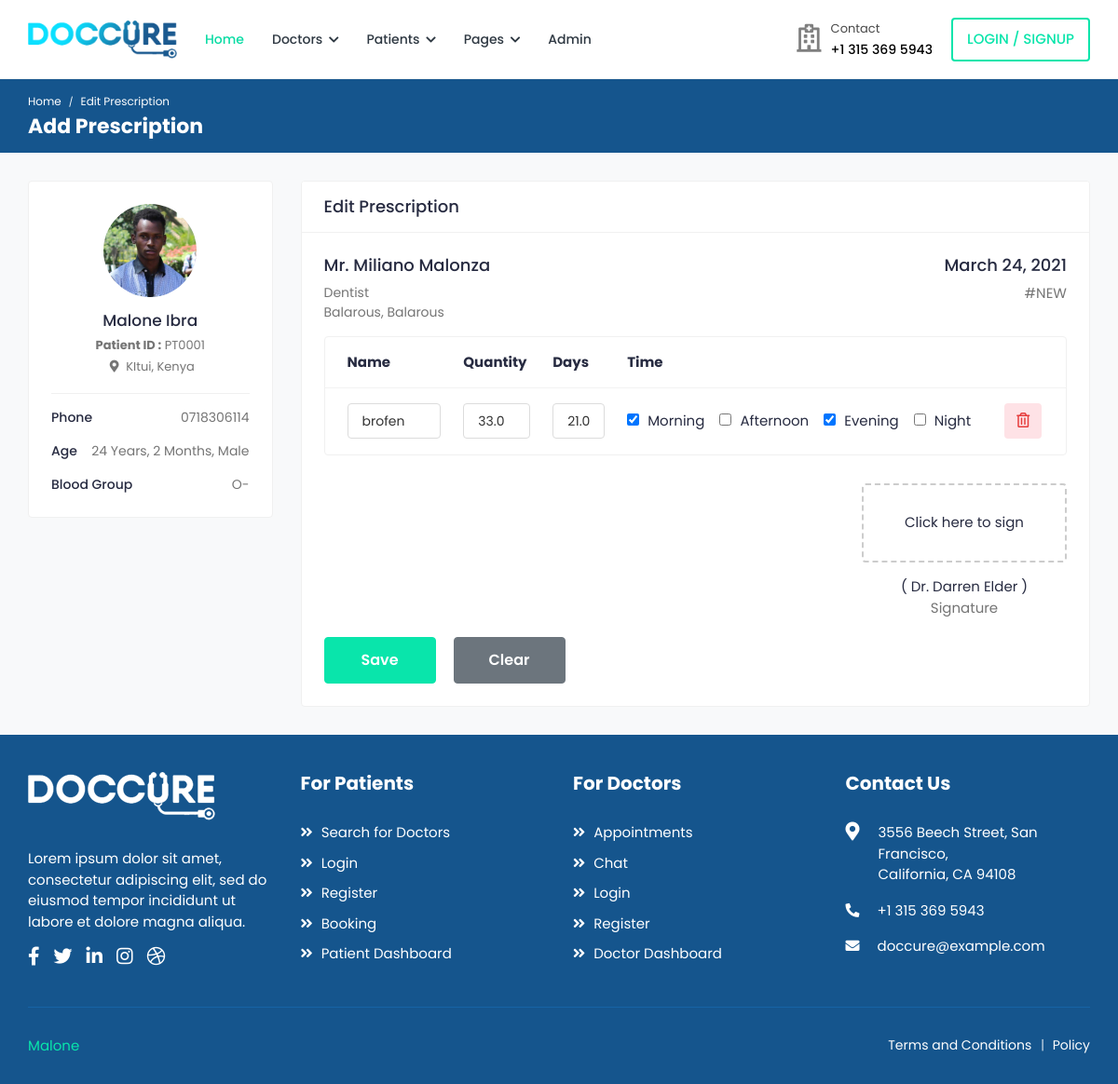
The page /doctors/edit-prescription/1/brofen/2/ (signed in) on the database its author committed.
### patients/models.py (models this page shows)
class Patient(models.Model):
	user = models.OneToOneField(User, on_delete=models.CASCADE)
	image = models.ImageField('Profile Image', upload_to='Image/Patient/Profile/',
		max_length=500, default='dummy.png')
	first_name = models.CharField('First Name', max_length=50)
	second_name = models.CharField('Second Name', max_length=50)
	d_o_b = models.DateField('Date Of Birth')
	gender = models.CharField('Gender', max_length=10)
	email = models.CharField('Email', max_length=50)
	phone_no = models.CharField('Phone Number', max_length=20)
	blood_group = models.CharField('Blood Group', max_length=5)
	country = models.CharField('Country', max_length=50)
	county = models.CharField('County', max_length=50)
	town = models.CharField('Town', max_length=50)
	street_lane = models.CharField('Street/Lane', max_length=50)
	def __str__(self):
		return self.first_name +' '+self.second_name

class Prescription(models.Model):
	patient = models.ForeignKey(Patient, on_delete=models.CASCADE)
	doctor = models.ForeignKey(Doctor, on_delete=models.CASCADE)
	date = models.DateTimeField('Prescription Date', auto_now_add=True)
	name = models.CharField('Name', max_length=50)
	quantity = models.FloatField('Quantity', default=0.0)
	days = models.FloatField('Prescription Days', default=0.00)
	morning = models.BooleanField('Morning', default=False)
	afternoon = models.BooleanField('Afternoon', default=False)
	evening = models.BooleanField('Evening', default=False)
	night = models.BooleanField('Night', default=False)

### doctors/models.py (models this page shows, shortened)
class Doctor(models.Model):
	user = models.OneToOneField(User, on_delete=models.CASCADE)
	image = models.ImageField('Profile Image', upload_to='Image/Doctors',
		max_length=500, default='dummy.png')
	first_name = models.CharField('First Name', max_length=50)
	second_name =  models.CharField('Second Name', max_length=50)
	title = models.CharField('Title', max_length=200, default='Dr.')
	phone_no = models.CharField('Phone Number', max_length=50)
	email = models.EmailField('Email', max_length=250)
	gender = models.CharField('Gender', max_length=10)
	d_o_b = models.DateField('Date of Birth', blank=True)
	biography = models.CharField('Biography', max_length=1000, blank=True)
	address_line1 = models.CharField('Address Line 1', max_length=200, blank=True)
	address_line2 = models.CharField('Address Line 2', max_length=200, blank=True)
	country = models.CharField('Country', max_length=100, blank=True)
	county = models.CharField('County', max_length=100, blank=True)
	town = models.CharField('Town', max_length=100, blank=True)
	pricing =  models.FloatField('Amount', default=0.00)
	services = models.CharField('Services', max_length=1000, blank=True)
	specialization = models.CharField('Specialization', max_length=1000, blank=True)
	clinic = models.CharField('Clinic', max_length=100, blank=True)
	clinic_address = models.CharField('Clinic Address', max_length=100, blank=True)
	speciality = models.OneToOneField(Speciality, on_delete=models.CASCADE)
	''' user, image, first_name, second_name, title, phone_no, email, gender, d_o_b, biography,
	address_line1, address_line2, country, county, town, pricing, services, specialization, clinic,
	clinic_address, speciality'''
	def full_name(self):
		return self.title + " " + self.first_name + " " + self.second_name

class Speciality(models.Model):
	name = models.CharField('Name', max_length=100)
	image = models.ImageField('Image', upload_to='Image/Speciality', max_length=500)

### doctors/views.py (the view)
# urls.py: path('edit-prescription/<int:patient_id>/<slug:slug>/<int:prescription_id>/', views.edit_prescription,
@login_required(login_url='/login/')
@user_passes_test(check_doctor, login_url='/login/')
@user_passes_test(check_settings, login_url='/doctors/profile-settings/')
def edit_prescription(request, patient_id, slug, prescription_id):
	doctor = Doctor.objects.get(user=request.user.id)
	patient = Patient.objects.get(id=patient_id)
	prescription = Prescription.objects.get(id=prescription_id)
	if patient_id == prescription.patient.id:
		if request.method == 'POST':
			form = PrescriptionForm(request.POST, instance=prescription)
			if form.is_valid():
				form.save()
			else:
				return HttpResponse(form.errors)
			prescription = Prescription.objects.get(id=prescription_id)
	return render(request, 'doctors/edit-prescription.html', {'profile': doctor, 'patient': patient,
		'prescription': prescription})

### doctors/views.py (called while the page is built)
def check_doctor(user):
	group = user.groups.get()
	return group.name=='doctors_group'

def check_settings(user):
	profile = Doctor.objects.filter(user=user.id)
	return profile.count()>=1

### doctors/templates/doctors/edit-prescription.html (shortened to what this page needs)
{% extends "cas/base.html" %}
{% load static %}
{% block content %}
	<div class="breadcrumb-bar">
		<div class="container-fluid">
			<div class="row align-items-center">
				<div class="col-md-12 col-12">
					<nav aria-label="breadcrumb" class="page-breadcrumb">
						<ol class="breadcrumb">
							<li class="breadcrumb-item"><a href="{% url 'doctor-dashboard' %}">Home</a></li>
							<li class="breadcrumb-item active" aria-current="page">Edit Prescription</li>
						</ol>
					</nav>
					<h2 class="breadcrumb-title">Add Prescription</h2>
				</div>
			</div>
		</div>
	</div>
	<div class="content">
		<div class="container-fluid">
			<div class="row">
				<div class="col-md-5 col-lg-4 col-xl-3 theiaStickySidebar">
					<div class="card widget-profile pat-widget-profile">
						<div class="card-body">
							<div class="pro-widget-content">
								<div class="profile-info-widget">
									<a href="#" class="booking-doc-img">
										<img src="{{patient.image.url}}" alt="User Image">
									</a>
									<div class="profile-det-info">
										<h3>{{patient}}</h3>
										<div class="patient-details">
											<h5><b>Patient ID :</b> PT000{{patient.id}}</h5>
											<h5 class="mb-0"><i class="fas fa-map-marker-alt"></i> {{patient.county}}, {{patient.country}}</h5>
										</div>
									</div>
								</div>
							</div>
							<div class="patient-info">
								<ul>
									<li>Phone <span>{{patient.phone_no}}</span></li>
									<li>Age <span>{{patient.d_o_b|timesince}}, {{patient.gender}}</span></li>
									<li>Blood Group <span>{{patient.blood_group}}</span></li>
								</ul>
							</div>
						</div>
					</div>
				</div>
				<div class="col-md-7 col-lg-8 col-xl-9">
					<div class="card">
						<div class="card-header">
							<h4 class="card-title mb-0">Edit Prescription</h4>
						</div>
						<div class="card-body">
							<div class="row">
								<div class="col-sm-6">
									<div class="biller-info">
										<h4 class="d-block">{{profile.full_name}}</h4>
										<span class="d-block text-sm text-muted">{{profile.speciality.name}}</span>
										<span class="d-block text-sm text-muted">{{profile.county}}, {{profile.country}}</span>
									</div>
								</div>
								<div class="col-sm-6 text-sm-right">
									<div class="billing-info">
										<h4 class="d-block">{% now "DATE_FORMAT" %}</h4>
										<span class="d-block text-muted">#NEW</span>
									</div>
								</div>
							</div>
							<form method="post" action="{% url 'edit-prescription' patient.id prescription.name|slugify prescription.id %}">
								<div class="card card-table">
									<div class="card-body">
										<div class="table-responsive">
											<table class="table table-hover table-center">
											<thead>
												<tr>
													<th style="width: 200px">Name</th>
													<th style="width: 100px">Quantity</th>
													<th style="width: 100px">Days</th>
													<th style="width: 100px;">Time</th>
													<th style="width: 80px;"></th>
												</tr>
											</thead>
											<tbody>
												<tr>
													<td>
														<input class="form-control" name="name" value="{{prescription.name}}" type="text">
													</td>
													<td>
														<input class="form-control" name="quantity" type="text" value="{{prescription.quantity}}">
													</td>
													<td>
														<input class="form-control" name="days" value="{{prescription.days}}" type="text">
													</td>
													<td>
														<div class="form-check form-check-inline">
															<label class="form-check-label">
																<input class="form-check-input" name="morning" type="checkbox" {% if prescription.morning %} checked {% endif %}> Morning
															</label>
														</div>
														<div class="form-check form-check-inline">
															<label class="form-check-label">
																<input class="form-check-input" name="afternoon" type="checkbox" {% if prescription.afternoon %} checked {% endif %}> Afternoon
															</label>
														</div>
														<div class="form-check form-check-inline">
															<label class="form-check-label">
																<input class="form-check-input" name="evening" type="checkbox" {% if prescription.evening %} checked {% endif %}> Evening
															</label>
														</div>
														<div class="form-check form-check-inline">
															<label class="form-check-label">
																<input class="form-check-input" name="night" type="checkbox" {% if prescription.night %} checked {% endif %}> Night
															</label>
														</div>
													</td>
													<td>
														<a href="#" class="btn bg-danger-light trash"><i class="far fa-trash-alt"></i></a>
													</td>
												</tr>
											</tbody>
											</table>
										</div>
									</div>
								</div>
								<div class="row">
									<div class="col-md-12 text-right">
										<div class="signature-wrap">
											<div class="signature">
												Click here to sign
											</div>
											<div class="sign-name">
												<p class="mb-0">( Dr. Darren Elder )</p>
												<span class="text-muted">Signature</span>
											</div>
										</div>
									</div>
								</div>
								<div class="row">
									<div class="col-md-12">
										<div class="submit-section">
											<button type="submit" class="btn btn-primary submit-btn">Save</button>
											<button type="reset" class="btn btn-secondary submit-btn">Clear</button>
										</div>
									</div>
								</div>
							</form>
						</div>
					</div>
				</div>
			</div>
		</div>
	</div>
{% endblock %}

### rows shown on the page
Patient: image (picture), first_name+second_name "Malone Ibra", id "1", county "KItui", country "Kenya", phone_no "0718306114", d_o_b "24 Years, 2 Months", gender "Male", blood_group "O-"
Doctor: full_name "Mr. Miliano Malonza", speciality.name "Dentist", county "Balarous", country "Balarous"
Prescription: name "brofen", quantity "33.0", days "21.0", morning "☑", evening "☑"
